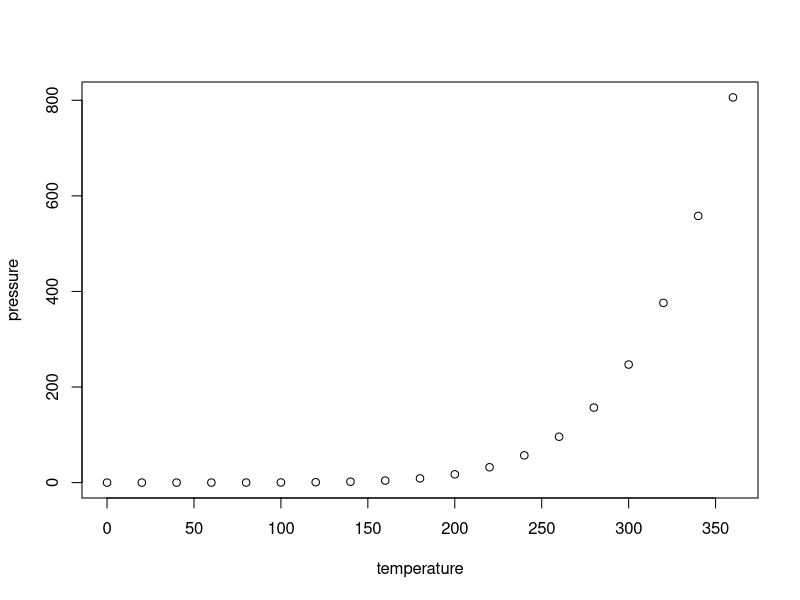
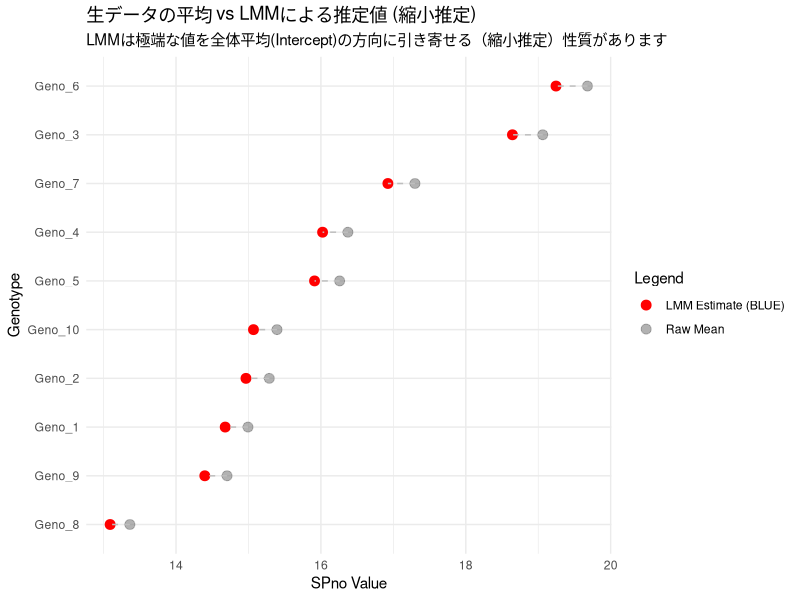

Recreate these plots in R, in order.
## ---- chunk 1
knitr::opts_chunk$set(echo = TRUE)
## ---- chunk 2
summary(cars)
## ---- chunk 3
plot(pressure)
## ---- chunk 4
knitr::opts_chunk$set(echo = TRUE, warning = FALSE, message = FALSE)
# 必要なライブラリのインストールと読み込み
if (!require("lme4")) install.packages("lme4")
if (!require("tidyverse")) install.packages("tidyverse")
if (!require("lmerTest")) install.packages("lmerTest") # p値などの表示用

library(lme4)
library(tidyverse)
library(lmerTest)
## ---- chunk 5
set.seed(123) # 再現性のため乱数を固定

# パラメータ設定
n_genotypes <- 10
n_locations <- 3
reps <- 3 # 各場所での繰り返し数

# データフレーム作成
genotypes <- paste0("Geno_", 1:n_genotypes)
locations <- c("Loc_A", "Loc_B", "Loc_C")

df <- expand.grid(Genotype = genotypes, Location = locations, Rep = 1:reps)

# 真の効果（シミュレーション用）
true_intercept <- 15.8
loc_effects <- c(0, 2.1, -1.5) # A=0(基準), B=+2.1, C=-1.5
names(loc_effects) <- locations

# ランダム効果（品種ごとの真の能力）を正規分布から生成
geno_effects <- rnorm(n_genotypes, mean = 0, sd = 2)
names(geno_effects) <- genotypes

# データの生成: y = Intercept + Loc + Geno + Error
df$SPno <- true_intercept + 
           loc_effects[df$Location] + 
           geno_effects[df$Genotype] + 
           rnorm(nrow(df), mean = 0, sd = 1) # 残差

# データの確認
head(df)
## ---- chunk 6
# モデル式: SPno ~ Location + (1 | Genotype)
# (1 | Genotype) は「Genotypeごとに切片（平均）がランダムに変動する」という意味
model_tkw <- lmer(SPno ~ Location + (1 | Genotype), data = df)

# 結果の要約
summary(model_tkw)
## ---- chunk 7
# 固定効果の表示
fixef(model_tkw)
## ---- chunk 8
# ランダム効果の抽出
ranef(model_tkw)$Genotype %>% head()
## ---- chunk 9
# 固定効果のテーブル化
fixed_tkw <- fixef(model_tkw) %>%
  as.data.frame() %>%
  rownames_to_column("Term") %>%
  rename(Fixed_Estimate = ".")

# Interceptの値だけを取り出す
intercept_value <- fixed_tkw %>% 
  filter(Term == "(Intercept)") %>% 
  pull(Fixed_Estimate)

print(paste("Intercept (基準平均):", round(intercept_value, 2)))
## ---- chunk 10
random_tkw <- ranef(model_tkw)$Genotype %>%
  as.data.frame() %>%
  rownames_to_column("Genotype") %>%
  rename(Random_Effect = `(Intercept)`)

head(random_tkw)
## ---- chunk 11
# 計算
blue_tkw <- random_tkw %>%
  mutate(
    Intercept = intercept_value,
    BLUE_TKW = Intercept + Random_Effect # 基準 + その品種の偏差
  ) %>%
  arrange(desc(BLUE_TKW)) # 高い順に並べ替え

# 上位5品種を表示
head(blue_tkw, 5)
## ---- chunk 12
# 生データの品種ごとの平均を計算
raw_means <- df %>%
  group_by(Genotype) %>%
  summarise(Raw_Mean = mean(SPno))

# 結合
plot_data <- left_join(blue_tkw, raw_means, by = "Genotype")

# プロット
ggplot(plot_data) +
  # 生データの平均（グレー）
  geom_point(aes(x = reorder(Genotype, BLUE_TKW), y = Raw_Mean, color = "Raw Mean"), size = 3, alpha = 0.6) +
  # LMMによる推定値（赤）
  geom_point(aes(x = reorder(Genotype, BLUE_TKW), y = BLUE_TKW, color = "LMM Estimate (BLUE)"), size = 3) +
  # その差を線で結ぶ
  geom_segment(aes(x = reorder(Genotype, BLUE_TKW), xend = reorder(Genotype, BLUE_TKW),
                   y = Raw_Mean, yend = BLUE_TKW), color = "gray", linetype = "dashed") +
  coord_flip() +
  labs(
    title = "生データの平均 vs LMMによる推定値 (縮小推定)",
    subtitle = "LMMは極端な値を全体平均(Intercept)の方向に引き寄せる（縮小推定）性質があります",
    x = "Genotype",
    y = "SPno Value",
    color = "Legend"
  ) +
  theme_minimal() +
  scale_color_manual(values = c("LMM Estimate (BLUE)" = "red", "Raw Mean" = "gray50"))
